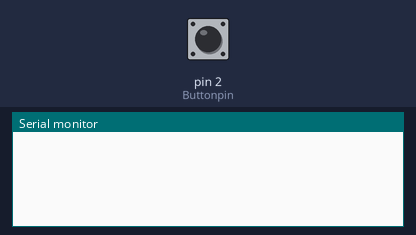
A sketch run on a simulated Arduino Uno, built with avr-gcc and run on an emulated ATmega328P. Shown: the last lines printed to the serial monitor. Inputs (shaded band) come from the test bench; at power-on: pin 2 (Buttonpin) LOW.

Above: at 1.2 s.
1.3 s: pin 2 (Buttonpin) pulsed HIGH 2 times (0.12 s each, 0.3 s apart)
At 2.4 s:
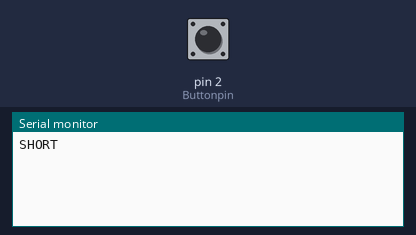
3.4 s: pin 2 (Buttonpin) pulled HIGH for 0.15 s
At 3.9 s:
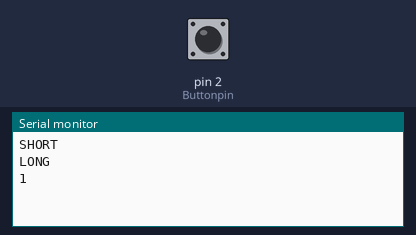

The sketch:

_____4.ino
```cpp
#define NOT_AN_INTERRUPT -1
/*以按键单击（表示为0），长击（表示为1）为输入，统计连续1出现的状态总共的次数。*/
static int count=0;//count用来保存连续的1
static int num=0;//保存连续1出现的次数
unsigned int t1 = 10;//去抖动时间
unsigned int t2 = 700;//长按时间的阈值
int currentt1=0,currentt2=0;
int key_state=HIGH;//HIGH（1）表示未按下状态，LOW（0）表示按下状态
int button_state = 0;//0未按下，1短按，2长按
int state = 0;//0free，1wait，2count
const int Buttonpin = 2;//设置按钮为2号口

//中断处理程序，处理连续的1


void CountContinutionOne(){

  if(key_state==HIGH){
    currentt1=millis();
  }else{
    currentt2=millis()-currentt1;
  }
  key_state=digitalRead(Buttonpin);
  if(HIGH==key_state){
    if(currentt2>t2){
      //长击
		  Serial.print("LONG\n");
		  button_state = 2;

    }else if(currentt2<t1){
      //抖动，忽略
    }else{
      //短击
	  Serial.print("SHORT\n");
	  button_state = 1;

    }

  }

  switch(state){
	  case 0: //状态空闲时
		if(button_state == 2){ //遇到第一个长击
			num++;
			Serial.println(num);
			state = 2; //进入计数状态
		}
		break;
	  case 1://等待下一个按击结果
		if(button_state == 1){//遇到短击，等待状态结束，进入空闲状态
			state = 0;
		}
		break;
	  case 2://计数状态时
		if(button_state == 1){//遇到短击就进入空闲状态
			state = 0;
		}
		else //遇到长击进入等待状态，等待连续长击结束
			state = 1;
		break;
  }
}

void setup() {
  // put your setup code here, to run once:
  Serial.begin(9600);
  pinMode(Buttonpin,INPUT);
  //Enable中断管脚, 中断服务程序为CountContinutionOne(), 监视引脚变化,当引脚为LOW即按下按钮时，调用中断程序
  attachInterrupt( digitalPinToInterrupt(Buttonpin), CountContinutionOne, CHANGE);
}

void loop() {
  // put your main code here, to run repeatedly:
}
```

Measured:
- after the input at 1.3 s, the serial monitor: prints a new line after 0.30 s (image 1)
- after the input at 3.4 s, the serial monitor: prints a new line at once (image 2)
